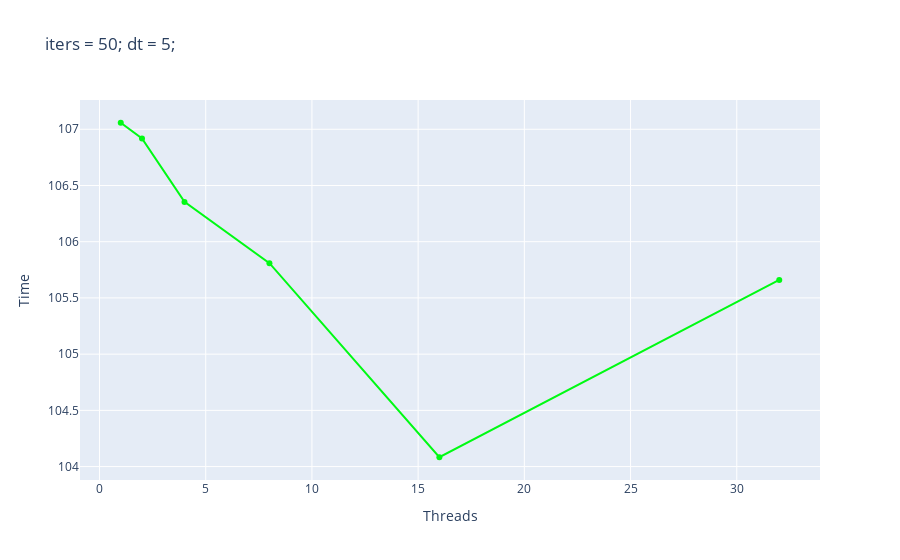

Notebook cell for this chart:
### Code cell
trace1 = go.Scatter(
                    x = data['threads'],
                    y = data['time-dt=500/iters=250'],
                    mode = "lines+markers",
                    name = "dt=5/iters=50",
                    marker = dict(color = 'rgba(0, 250, 19, 1)')
                    )
d = [trace1]
layout = dict(title = 'iters = 50; dt = 5;',
              xaxis = dict(title= 'Threads', ticklen= 5, zeroline= False),
              yaxis = dict(title= 'Time', ticklen= 5, zeroline= False)
             )
fig = dict(data = d, layout = layout)
iplot(fig)

### Figure 1 — Plotly figure (JSON) as saved in the notebook; plotly's stock layout.template omitted (floating-point values rounded to 4 significant figures)
{"data": [{"marker": {"color": "rgba(0, 250, 19, 1)"}, "mode": "lines+markers", "name": "dt=5/iters=50", "type": "scatter", "x": [1, 2, 4, 8, 16, 32], "y": [107.1, 106.9, 106.4, 105.8, 104.1, 105.7]}], "layout": {"title": {"text": "iters = 50; dt = 5;"}, "xaxis": {"ticklen": 5, "title": {"text": "Threads"}, "zeroline": false}, "yaxis": {"ticklen": 5, "title": {"text": "Time"}, "zeroline": false}}}
